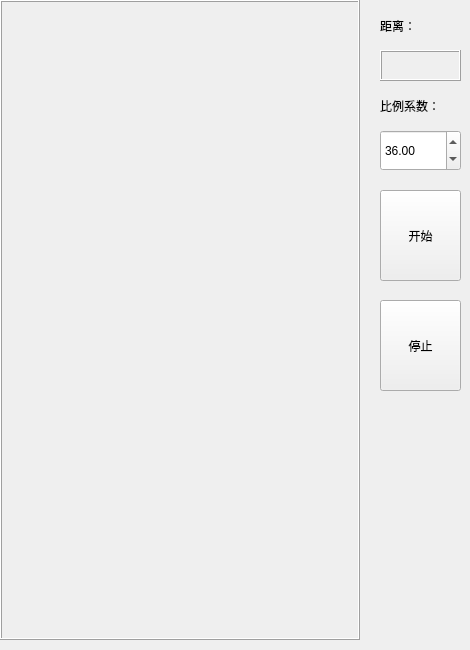
<?xml version="1.0" encoding="UTF-8"?>
<ui version="4.0">
 <class>MainWindow</class>
 <widget class="QMainWindow" name="MainWindow">
  <property name="geometry">
   <rect>
    <x>0</x>
    <y>0</y>
    <width>470</width>
    <height>650</height>
   </rect>
  </property>
  <property name="maximumSize">
   <size>
    <width>470</width>
    <height>650</height>
   </size>
  </property>
  <property name="windowTitle">
   <string>MainWindow</string>
  </property>
  <widget class="QWidget" name="centralWidget">
   <widget class="QPushButton" name="pushButton">
    <property name="geometry">
     <rect>
      <x>380</x>
      <y>190</y>
      <width>81</width>
      <height>91</height>
     </rect>
    </property>
    <property name="text">
     <string>开始</string>
    </property>
   </widget>
   <widget class="QLabel" name="label">
    <property name="geometry">
     <rect>
      <x>0</x>
      <y>0</y>
      <width>360</width>
      <height>640</height>
     </rect>
    </property>
    <property name="frameShape">
     <enum>QFrame::Box</enum>
    </property>
    <property name="frameShadow">
     <enum>QFrame::Raised</enum>
    </property>
    <property name="text">
     <string/>
    </property>
   </widget>
   <widget class="QLabel" name="label_2">
    <property name="geometry">
     <rect>
      <x>380</x>
      <y>50</y>
      <width>81</width>
      <height>31</height>
     </rect>
    </property>
    <property name="frameShape">
     <enum>QFrame::Box</enum>
    </property>
    <property name="frameShadow">
     <enum>QFrame::Raised</enum>
    </property>
    <property name="text">
     <string/>
    </property>
   </widget>
   <widget class="QDoubleSpinBox" name="doubleSpinBox">
    <property name="geometry">
     <rect>
      <x>380</x>
      <y>130</y>
      <width>81</width>
      <height>41</height>
     </rect>
    </property>
    <property name="singleStep">
     <double>0.100000000000000</double>
    </property>
    <property name="value">
     <double>36.000000000000000</double>
    </property>
   </widget>
   <widget class="QLabel" name="label_3">
    <property name="geometry">
     <rect>
      <x>380</x>
      <y>10</y>
      <width>71</width>
      <height>31</height>
     </rect>
    </property>
    <property name="text">
     <string>距离：</string>
    </property>
   </widget>
   <widget class="QLabel" name="label_4">
    <property name="geometry">
     <rect>
      <x>380</x>
      <y>90</y>
      <width>81</width>
      <height>31</height>
     </rect>
    </property>
    <property name="text">
     <string>比例系数：</string>
    </property>
   </widget>
   <widget class="QPushButton" name="pushButton_2">
    <property name="geometry">
     <rect>
      <x>380</x>
      <y>300</y>
      <width>81</width>
      <height>91</height>
     </rect>
    </property>
    <property name="text">
     <string>停止</string>
    </property>
   </widget>
  </widget>
 </widget>
 <layoutdefault spacing="6" margin="11"/>
 <resources/>
 <connections/>
</ui>
